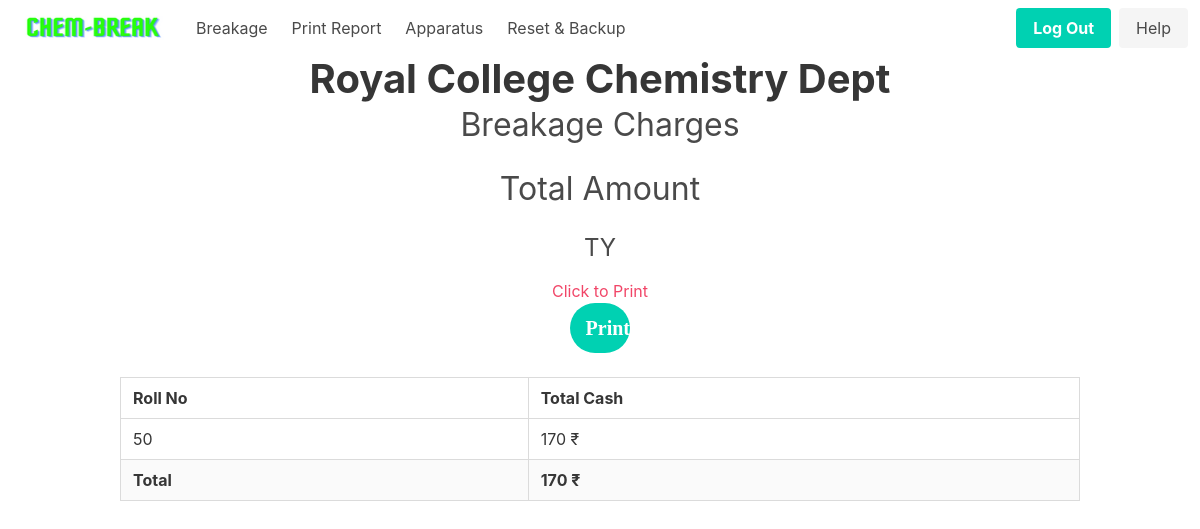
The page /home/records/getMoney/ty (signed in) on the database as committed earlier.
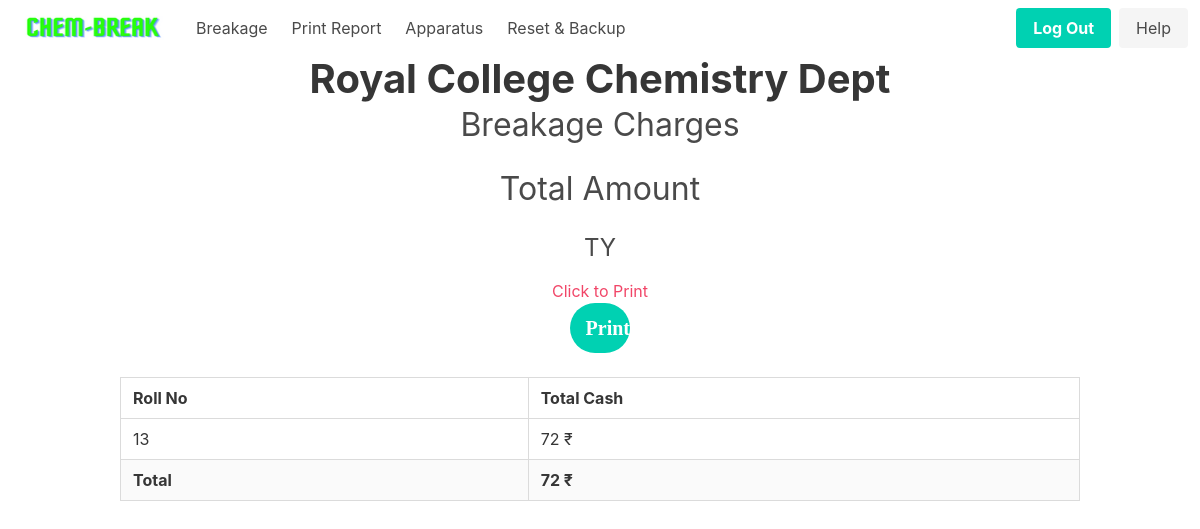
The same page on the database as committed later.
### app/models.py (models this page shows, shortened)
class Student(db.Model):
    __tablename__ = "student"
    id = db.Column(db.Integer, primary_key=True)
    unique_id = db.Column(db.String(100), unique=True, nullable=False)
    roll_no = db.Column(db.String(10), nullable=False)
    class_ = db.Column(db.String(10), nullable=False)
    section = db.Column(db.String(10), nullable=False, default="Chemistry")
    total_amount = db.relationship('Bank', backref='student', lazy=True)

### app/routes.py (the view)
@main.route("/home/records/getMoney/<string:class_name>")
@login_required
def getMoney(class_name):
    valid_classes = ['fy', 'sy', 'ty']
    if class_name.lower() not in valid_classes:
        abort(404)
    class_students = Student.query.filter_by(class_=class_name.lower()).all()
    class_records = []
    total_amount_to_collect = 0
    for student in class_students:
        bank = Bank.query.filter_by(
            unique_student_id=student.unique_id).first().amount
        total_amount_to_collect += bank
        collect_money = CollectMoney(
            rollno=student.roll_no,
            total_cash=bank,
        )
        class_records.append(collect_money)
    sorted_records = sorted(class_records, key=lambda x: x.rollno)
    return render_template('collect_money.html', collect_money_list=sorted_records, class_name=class_name.upper(), total_amount_to_collect=total_amount_to_collect)

### app/__init__.py (called while the page is built)
def create_app(config=None):
    app = Flask(__name__)
    if config:
        app.config.from_object(config)
    db.init_app(app)
    login_manager = LoginManager()
    login_manager.login_view = 'auth.login'
    login_manager.init_app(app)
    with app.app_context():
        from app.models import User, Breakage, Student, Apparatus, Record, Bank
        db.create_all()
    migrate.init_app(app, db)
    from app.models import User
    @login_manager.user_loader
    def load_user(user_id):
        return User.query.get(int(user_id))
    from .auth import auth as auth_blueprint
    app.register_blueprint(auth_blueprint)
    from .routes import main as main_blueprint
    app.register_blueprint(main_blueprint)
    return app

### app/templates/collect_money.html (shortened to what this page needs)
{% extends 'nav_base.html' %}
{% block content %}
<div class="container">
    <div class="columns is-vcentered is-center">
        <div class="column">
            <h1 class="title is-2 has-text-centered has-text-weight-bold">Royal College Chemistry Dept</h1>
            <h2 class="subtitle is-3 has-text-centered">Breakage Charges</h2>
            <h2 class="subtitle is-3 has-text-centered">Total Amount</h2>
            <h3 class="subtitle is-4 has-text-centered">{{ class_name }}</h3>
        </div>
    </div>
</div>
<div class="has-text-centered no-print mt-4">
    <h2 class="has-text-danger">Click to Print</h2>
    <a class="button is-primary is-medium is-rounded is-fixed-bottom-right" href="#"
        onclick="window.print(); return false;">
        <span class="icon">
            <i class="fas fa-print">Print</i>
        </span>
    </a>
</div>
<div class="container">
    <table class="table is-fullwidth is-bordered is-striped mt-5">
        <thead>
            <tr>
                <th>Roll No</th>
                <th>Total Cash</th>
            </tr>
        </thead>
        <tbody>
            {% for item in collect_money_list %}
            <tr>
                <td>{{ item.rollno }}</td>
                <td>{{ item.total_cash }} ₹</td>
            </tr>
            {% endfor %}
            <tr>
                <td><b>Total</b></td>
                <td><b>{{ total_amount_to_collect }} ₹ </b></td>
            </tr>
        </tbody>
    </table>
</div>
{% endblock %}

Rows that differ between the two databases and show on the page:
no longer on this page (row edited): Student: rollno "50", total_cash "170"
now on this page (row edited): Student: rollno "13", total_cash "72"
Other text that changed with them:
{{ total_amount_to_collect }}: "170" → "72"
